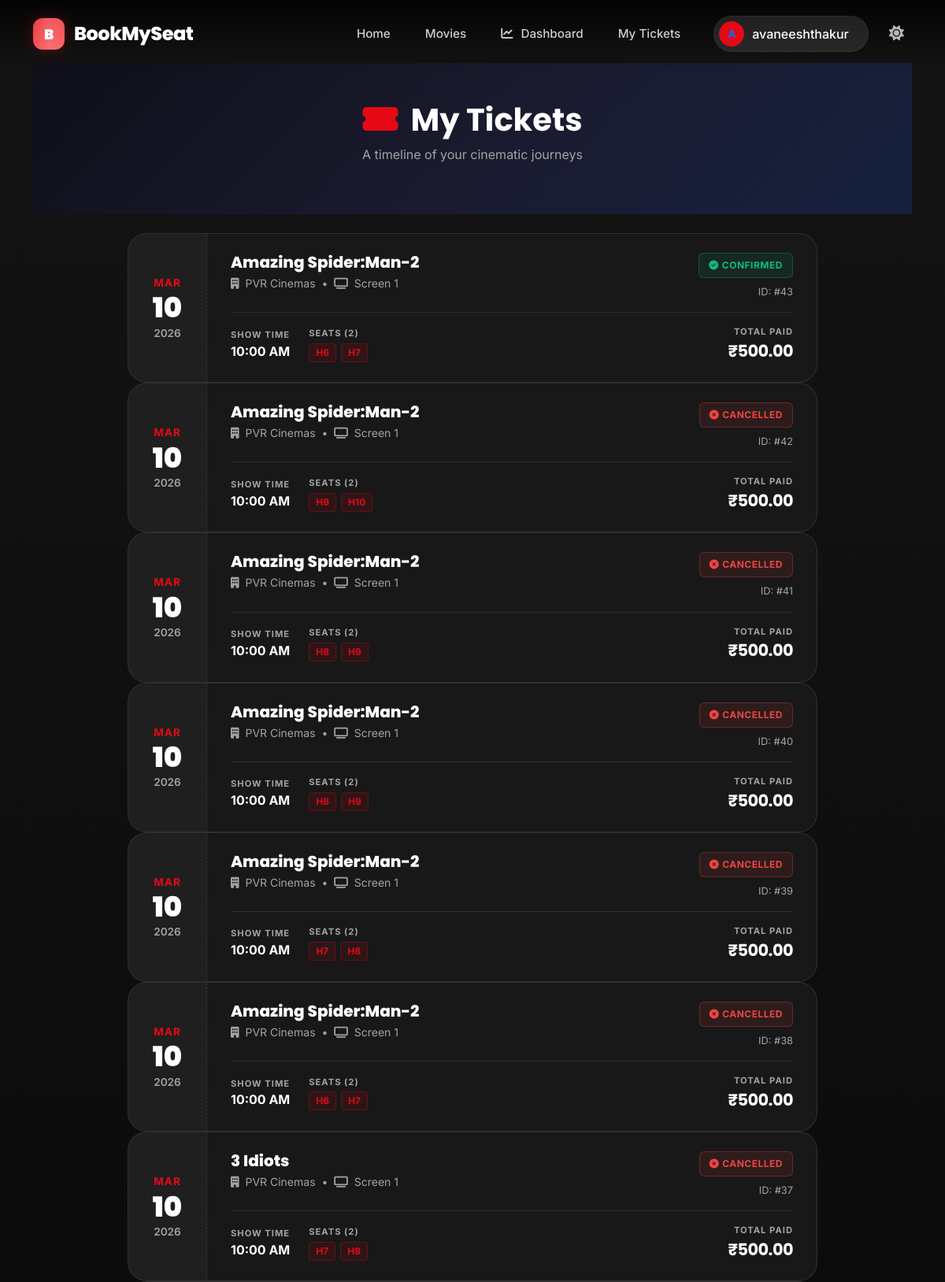
The app's page /movies/my-bookings/ (signed in, upper part) with its own data.
### movies/models.py (models this page shows, shortened)
class Booking(models.Model):
    STATUS_CHOICES = [
        ("pending", "Pending Payment"),
        ("confirmed", "Confirmed"),
        ("failed", "Payment Failed"),
        ("cancelled", "Cancelled"),
    ]
    user = models.ForeignKey(User, on_delete=models.CASCADE, related_name="bookings")
    show = models.ForeignKey(Show, on_delete=models.CASCADE, related_name="bookings")
    booking_time = models.DateTimeField(auto_now_add=True)
    total_price = models.DecimalField(max_digits=10, decimal_places=2, default=0)
    status = models.CharField(max_length=20, choices=STATUS_CHOICES, default="pending")
    razorpay_order_id = models.CharField(max_length=100, blank=True, null=True, db_index=True)
    class Meta:
        indexes = [
            models.Index(fields=["status"]),
            models.Index(fields=["razorpay_order_id"]),
            models.Index(fields=["status", "booking_time"]),
            models.Index(fields=["show", "status"]),
        ]

class Show(models.Model):
    movie = models.ForeignKey(Movie, on_delete=models.CASCADE, related_name="shows")
    screen = models.ForeignKey(Screen, on_delete=models.CASCADE, related_name="shows")
    show_date = models.DateField()
    show_time = models.TimeField()
    price = models.DecimalField(max_digits=8, decimal_places=2, default=200.00)
    class Meta:
        ordering = ["show_date", "show_time"]

class Movie(models.Model):
    GENRE_CHOICES = [
        ("action", "Action"),
        ("comedy", "Comedy"),
        ("drama", "Drama"),
        ("horror", "Horror"),
        ("romance", "Romance"),
        ("scifi", "Sci-Fi"),
        ("thriller", "Thriller"),
        ("animation", "Animation"),
    ]
    LANGUAGE_CHOICES = [
        ("english", "English"),
        ("hindi", "Hindi"),
        ("tamil", "Tamil"),
        ("telugu", "Telugu"),
        ("others", "Others"),
    ]
    title = models.CharField(max_length=255)
    description = models.TextField(blank=True)
    genre = models.CharField(max_length=20, choices=GENRE_CHOICES, default="action", db_index=True)
    language = models.CharField(max_length=20, choices=LANGUAGE_CHOICES, default="english", db_index=True)
    duration_minutes = models.PositiveIntegerField(default=120)
    release_date = models.DateField(null=True, blank=True)
    rating = models.DecimalField(max_digits=3, decimal_places=1, default=0.0)
    poster = models.ImageField(upload_to="posters/", blank=True, null=True)
    trailer_url = models.URLField(max_length=500, blank=True, null=True, help_text="YouTube trailer URL")
    class Meta:
        indexes = [
            models.Index(fields=["genre", "language"]),
        ]

class Screen(models.Model):
    theater = models.ForeignKey(Theater, on_delete=models.CASCADE, related_name="screens")
    name = models.CharField(max_length=50)
    total_rows = models.PositiveIntegerField(default=8)
    seats_per_row = models.PositiveIntegerField(default=10)

class Theater(models.Model):
    name = models.CharField(max_length=255)
    location = models.CharField(max_length=255)

class SeatBooking(models.Model):
    booking = models.ForeignKey(Booking, on_delete=models.CASCADE, related_name="seats")
    row_letter = models.CharField(max_length=2)
    seat_number = models.PositiveIntegerField()
    class Meta:
        unique_together = ("booking", "row_letter", "seat_number")

### movies/views.py (the view)
# urls.py: path("my-bookings/", views.booking_history, name="booking_history"),
@login_required
def booking_history(request):
    bookings = (
        Booking.objects.filter(user=request.user)
        .select_related("show__movie", "show__screen", "show__screen__theater")
        .prefetch_related("seats")
        .order_by("-booking_time")
    )
    return render(request, "movies/booking_history.html", {"bookings": bookings})

### templates/movies/booking_history.html (shortened to what this page needs)
{% extends "users/basic.html" %}
{% load static %}
{% block content %}
<div class="page-header py-5 mb-4 text-center">
  <div class="container">
    <h1 class="fw-bold" style="font-family: var(--font-heading);"><i class="fas fa-ticket-alt me-3" style="color:var(--bms-accent)"></i>My Tickets</h1>
    <p class="text-muted">A timeline of your cinematic journeys</p>
  </div>
</div>
<div class="container pb-5" style="max-width: 900px;">
{% if bookings %}
  <div class="booking-timeline">
    {% for booking in bookings %}
    <div class="booking-card fade-in-up" style="animation-delay:{{ forloop.counter0 }}00ms">
      <div class="date-sidebar">
        <div class="month">{{ booking.show.show_date|date:"M" }}</div>
        <div class="day">{{ booking.show.show_date|date:"d" }}</div>
        <div class="year">{{ booking.show.show_date|date:"Y" }}</div>
      </div>
      <div class="booking-content">
        <div class="d-flex justify-content-between align-items-start mb-3 flex-wrap gap-2">
          <div>
            <h5 class="movie-title mb-1">{{ booking.show.movie.title }}</h5>
            <div class="text-muted small">
              <i class="fas fa-building me-1"></i> {{ booking.show.screen.theater.name }}
              <span class="mx-1">•</span>
              <i class="fas fa-tv me-1"></i> {{ booking.show.screen.name }}
            </div>
          </div>
          <div class="text-end">
            {% if booking.status == "confirmed" %}
            <span class="status-badge confirmed"><i class="fas fa-check-circle me-1"></i> Confirmed</span>
            {% else %}
            <span class="status-badge cancelled"><i class="fas fa-times-circle me-1"></i> Cancelled</span>
            {% endif %}
            <div class="booking-id mt-2">ID: #{{ booking.id }}</div>
          </div>
        </div>
        <div class="d-flex flex-wrap align-items-center gap-4 mt-3 pt-3 border-top border-secondary border-opacity-25">
          <div>
            <div class="text-uppercase text-muted" style="font-size: 0.7rem; font-weight: 700; letter-spacing: 1px;">Show Time</div>
            <div class="fw-bold text-white">{{ booking.show.show_time|time:"h:i A" }}</div>
          </div>
          <div>
            <div class="text-uppercase text-muted" style="font-size: 0.7rem; font-weight: 700; letter-spacing: 1px;">Seats ({{ booking.seats.all|length }})</div>
            <div class="seat-badges">
              {% for seat in booking.seats.all %}
              <span class="seat-pill">{{ seat.row_letter }}{{ seat.seat_number }}</span>
              {% endfor %}
            </div>
          </div>
          <div class="ms-auto text-end">
            <div class="text-uppercase text-muted" style="font-size: 0.7rem; font-weight: 700; letter-spacing: 1px;">Total Paid</div>
            <div class="fw-bold price-total">₹{{ booking.total_price }}</div>
          </div>
        </div>
      </div>
    </div>
    {% endfor %}
  </div>
{% endif %}
</div>
{% endblock %}

### templates/users/basic.html (shortened to what this page needs)
{% load static %}
<!DOCTYPE html>
<html lang="en" data-theme="dark" id="htmlRoot">
  <head>
    <link href="https://cdn.jsdelivr.net/npm/bootstrap@5.3.3/dist/css/bootstrap.min.css" rel="stylesheet" />
    <link rel="stylesheet" href="https://cdnjs.cloudflare.com/ajax/libs/font-awesome/6.5.0/css/all.min.css" />
    <link href="https://cdn.jsdelivr.net/npm/bootstrap-icons@1.11.3/font/bootstrap-icons.css" rel="stylesheet" />
    <link rel="stylesheet" href="{% static 'css/theme.css' %}">
  </head>
  <body>
    <nav class="navbar navbar-expand-lg navbar-dark" id="mainNav">
      <div class="container">
        <a class="navbar-brand" href="{% url 'home' %}">
          <div class="logo-box">B</div>
          BookMySeat
        </a>
        <div class="collapse navbar-collapse" id="navbarNav">
          <ul class="navbar-nav ms-auto align-items-center gap-2">
            <li class="nav-item">
              <a class="nav-link" href="{% url 'home' %}">Home</a>
            </li>
            <li class="nav-item">
              <a class="nav-link" href="{% url 'movies:movie_list' %}">Movies</a>
            </li>
            {% if user.is_authenticated %}
              {% if user.is_staff %}
              <li class="nav-item">
                <a class="nav-link text-warning" href="{% url 'admin_dashboard' %}"><i class="fas fa-chart-line"></i> Dashboard</a>
              </li>
              {% endif %}
              <li class="nav-item">
                <a class="nav-link" href="{% url 'movies:booking_history' %}">My Tickets</a>
              </li>
              <li class="nav-item ms-lg-3">
                <div class="dropdown">
                  <a class="user-pill text-decoration-none" href="#" role="button" data-bs-toggle="dropdown">
                    <div class="user-avatar">{{ user.username.0|upper }}</div>
                    <span class="text-white fw-medium pe-2">{{ user.username }}</span>
                  </a>
                </div>
              </li>
            {% endif %}
            <li class="nav-item ms-2">
              <button id="themeToggle" aria-label="Toggle theme">
                <i class="fas fa-sun" id="themeIcon"></i>
              </button>
            </li>
          </ul>
        </div>
      </div>
    </nav>
    <div class="main-content">
      <div class="container">
        {% block content %}{% endblock %}
      </div>
    </div>
  </body>
</html>

### static/css/theme.css (style rules this page uses)
:root { --bms-bg: #f0f2f5; --bms-card-bg: #ffffff; --bms-surface: #ffffff; --bms-border: rgba(0, 0, 0, 0.07); --bms-text: #1a1a2e; --bms-text-muted: #6c757d; --bms-text-inv: #ffffff; --bms-input-bg: #ffffff; --bms-input-border: #dee2e6; --bms-shadow-sm: 0 2px 8px rgba(0,0,0,0.06); --bms-shadow-md: 0 4px 20px rgba(0,0,0,0.08); --bms-shadow-lg: 0 8px 40px rgba(0,0,0,0.12); --bms-accent: #e94560; --bms-accent-hover: #c73652; --bms-accent-glow: rgba(233, 69, 96, 0.25); --bms-dark: #1a1a2e; --bms-darker: #0a0a14; --bms-gradient-1: linear-gradient(135deg, #0f0f1a 0%, #1a1a2e 50%, #16213e 100%); --bms-gradient-accent: linear-gradient(135deg, #e23744, #e94560, #ff6b6b); --bms-border-radius: 16px; --bms-shadow-glow: 0 4px 25px var(--bms-accent-glow); }
[data-theme="dark"] { --bms-bg: #0f0f1a; --bms-card-bg: #1a1a2e; --bms-surface: #16213e; --bms-border: rgba(255, 255, 255, 0.07); --bms-text: #e8eaf0; --bms-text-muted: #9aa3b0; --bms-input-bg: #16213e; --bms-input-border: rgba(255,255,255,0.12); --bms-shadow-sm: 0 2px 8px rgba(0,0,0,0.3); --bms-shadow-md: 0 4px 20px rgba(0,0,0,0.4); --bms-shadow-lg: 0 8px 40px rgba(0,0,0,0.5); }
body, .card, .navbar, .footer, .form-control, .filter-bar, .alert, .badge, input, select, textarea { transition: background-color 0.3s ease, color 0.3s ease, border-color 0.3s ease, box-shadow 0.3s ease; }
[data-theme="dark"] body { background-color: var(--bms-bg); color: var(--bms-text); }
[data-theme="dark"] .text-muted { color: var(--bms-text-muted) !important; }
[data-theme="dark"] .page-header { background: var(--bms-gradient-1); }
#themeToggle { background: rgba(255,255,255,0.1); border: 1px solid rgba(255,255,255,0.15); border-radius: 50px; padding: 6px 14px; cursor: pointer; color: #fff; font-size: 0.85rem; display: flex; align-items: center; gap: 6px; transition: all 0.25s ease; white-space: nowrap; }

### records on screen
Booking: show.show_date "MAR", show.show_date "10", show.show_date "2026", show.movie "Amazing Spider:Man-2", show.screen.theater.name "PVR Cinemas", show.screen.name "Screen 1", status "confirmed" (drawn), id "43", show.show_time "10:00 AM", seats.all|length "2", total_price "500.00"
SeatBooking: row_letter "H", seat_number "6"
SeatBooking: row_letter "H", seat_number "7"
Booking: show.show_date "MAR", show.show_date "10", show.show_date "2026", show.movie "Amazing Spider:Man-2", show.screen.theater.name "PVR Cinemas", show.screen.name "Screen 1", status "CANCELLED", id "42", show.show_time "10:00 AM", seats.all|length "2", total_price "500.00"
SeatBooking: row_letter "H", seat_number "9"
SeatBooking: row_letter "H", seat_number "10"
Booking: show.show_date "MAR", show.show_date "10", show.show_date "2026", show.movie "Amazing Spider:Man-2", show.screen.theater.name "PVR Cinemas", show.screen.name "Screen 1", status "CANCELLED", id "41", show.show_time "10:00 AM", seats.all|length "2", total_price "500.00"
SeatBooking: row_letter "H", seat_number "8"
SeatBooking: row_letter "H", seat_number "9"
Booking: show.show_date "MAR", show.show_date "10", show.show_date "2026", show.movie "Amazing Spider:Man-2", show.screen.theater.name "PVR Cinemas", show.screen.name "Screen 1", status "CANCELLED", id "40", show.show_time "10:00 AM", seats.all|length "2", total_price "500.00"
SeatBooking: row_letter "H", seat_number "8"
SeatBooking: row_letter "H", seat_number "9"
Booking: show.show_date "MAR", show.show_date "10", show.show_date "2026", show.movie "Amazing Spider:Man-2", show.screen.theater.name "PVR Cinemas", show.screen.name "Screen 1", status "CANCELLED", id "39", show.show_time "10:00 AM", seats.all|length "2", total_price "500.00"
SeatBooking: row_letter "H", seat_number "7"
SeatBooking: row_letter "H", seat_number "8"
Booking: show.show_date "MAR", show.show_date "10", show.show_date "2026", show.movie "Amazing Spider:Man-2", show.screen.theater.name "PVR Cinemas", show.screen.name "Screen 1", status "CANCELLED", id "38", show.show_time "10:00 AM", seats.all|length "2", total_price "500.00"
SeatBooking: row_letter "H", seat_number "6"
SeatBooking: row_letter "H", seat_number "7"
Booking: show.show_date "MAR", show.show_date "10", show.show_date "2026", show.movie "3 Idiots", show.screen.theater.name "PVR Cinemas", show.screen.name "Screen 1", status "CANCELLED", id "37", show.show_time "10:00 AM", seats.all|length "2", total_price "500.00"
SeatBooking: row_letter "H", seat_number "7"
SeatBooking: row_letter "H", seat_number "8"

### other values on screen
{{ user.username.0|upper }} "A"
{{ user.username }} "avaneeshthakur"
